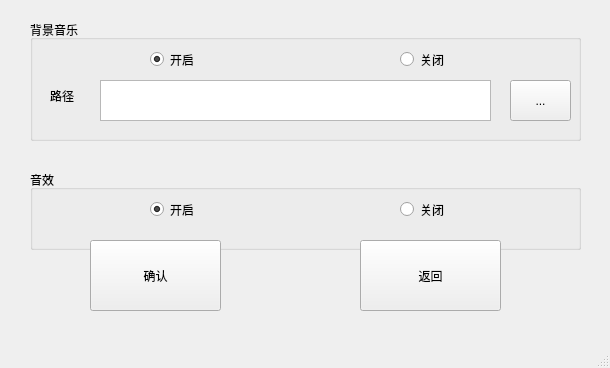
<?xml version="1.0" encoding="UTF-8"?>
<ui version="4.0">
 <class>WindowMusic</class>
 <widget class="QMainWindow" name="WindowMusic">
  <property name="geometry">
   <rect>
    <x>0</x>
    <y>0</y>
    <width>610</width>
    <height>368</height>
   </rect>
  </property>
  <property name="minimumSize">
   <size>
    <width>610</width>
    <height>368</height>
   </size>
  </property>
  <property name="maximumSize">
   <size>
    <width>610</width>
    <height>368</height>
   </size>
  </property>
  <property name="windowTitle">
   <string>音效设置</string>
  </property>
  <widget class="QWidget" name="centralwidget">
   <widget class="QGroupBox" name="groupBox">
    <property name="geometry">
     <rect>
      <x>30</x>
      <y>20</y>
      <width>551</width>
      <height>121</height>
     </rect>
    </property>
    <property name="styleSheet">
     <string notr="true">font: 9pt &quot;微软雅黑&quot;;</string>
    </property>
    <property name="title">
     <string>背景音乐</string>
    </property>
    <widget class="QRadioButton" name="radioButton">
     <property name="geometry">
      <rect>
       <x>120</x>
       <y>30</y>
       <width>101</width>
       <height>19</height>
      </rect>
     </property>
     <property name="text">
      <string>开启</string>
     </property>
     <property name="checked">
      <bool>true</bool>
     </property>
    </widget>
    <widget class="QRadioButton" name="radioButton_2">
     <property name="geometry">
      <rect>
       <x>370</x>
       <y>30</y>
       <width>110</width>
       <height>19</height>
      </rect>
     </property>
     <property name="text">
      <string>关闭</string>
     </property>
    </widget>
    <widget class="QTextEdit" name="textEdit">
     <property name="geometry">
      <rect>
       <x>70</x>
       <y>60</y>
       <width>391</width>
       <height>41</height>
      </rect>
     </property>
    </widget>
    <widget class="QLabel" name="label">
     <property name="geometry">
      <rect>
       <x>20</x>
       <y>65</y>
       <width>51</width>
       <height>21</height>
      </rect>
     </property>
     <property name="text">
      <string>路径</string>
     </property>
    </widget>
    <widget class="QToolButton" name="btn_path">
     <property name="geometry">
      <rect>
       <x>480</x>
       <y>60</y>
       <width>61</width>
       <height>41</height>
      </rect>
     </property>
     <property name="styleSheet">
      <string notr="true">border-image: url(:/new/picture/pushbotton_background.png);</string>
     </property>
     <property name="text">
      <string>...</string>
     </property>
    </widget>
   </widget>
   <widget class="QGroupBox" name="groupBox_2">
    <property name="geometry">
     <rect>
      <x>30</x>
      <y>170</y>
      <width>551</width>
      <height>80</height>
     </rect>
    </property>
    <property name="styleSheet">
     <string notr="true">font: 9pt &quot;微软雅黑&quot;;</string>
    </property>
    <property name="title">
     <string>音效</string>
    </property>
    <widget class="QRadioButton" name="radioButton_3">
     <property name="geometry">
      <rect>
       <x>120</x>
       <y>30</y>
       <width>110</width>
       <height>19</height>
      </rect>
     </property>
     <property name="text">
      <string>开启</string>
     </property>
     <property name="checked">
      <bool>true</bool>
     </property>
    </widget>
    <widget class="QRadioButton" name="radioButton_4">
     <property name="geometry">
      <rect>
       <x>370</x>
       <y>30</y>
       <width>110</width>
       <height>19</height>
      </rect>
     </property>
     <property name="text">
      <string>关闭</string>
     </property>
    </widget>
   </widget>
   <widget class="QPushButton" name="Button_exit">
    <property name="geometry">
     <rect>
      <x>360</x>
      <y>240</y>
      <width>141</width>
      <height>71</height>
     </rect>
    </property>
    <property name="styleSheet">
     <string notr="true">border-image: url(:/new/picture/pushbotton_background.png);
font: 75 10pt &quot;微软雅黑&quot;;</string>
    </property>
    <property name="text">
     <string>返回</string>
    </property>
   </widget>
   <widget class="QPushButton" name="Button_sure">
    <property name="geometry">
     <rect>
      <x>90</x>
      <y>240</y>
      <width>131</width>
      <height>71</height>
     </rect>
    </property>
    <property name="styleSheet">
     <string notr="true">border-image: url(:/new/picture/pushbotton_background.png);
font: 75 10pt &quot;微软雅黑&quot;;</string>
    </property>
    <property name="text">
     <string>确认</string>
    </property>
   </widget>
  </widget>
  <widget class="QMenuBar" name="menubar">
   <property name="geometry">
    <rect>
     <x>0</x>
     <y>0</y>
     <width>610</width>
     <height>26</height>
    </rect>
   </property>
  </widget>
  <widget class="QStatusBar" name="statusbar"/>
 </widget>
 <resources/>
 <connections/>
</ui>
